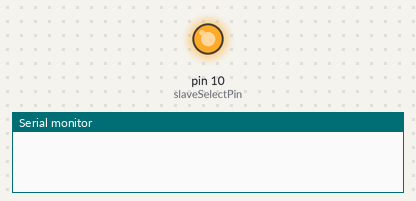
Bench run of a sketch on a simulated Arduino Uno, built with avr-gcc and run on an emulated ATmega328P. On the bench: output pins drawn as LEDs (lit = HIGH), the last lines printed to the serial monitor. At 121.0 s the program stops and its outputs stay as they are.

Above: at 0.1 s.
At 121.1 s:
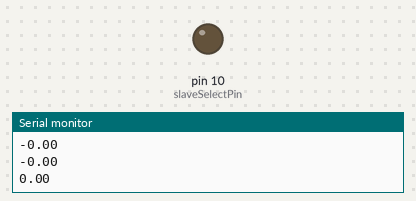
Timing chart, 0 to 122.5 s (numbered marks = the images above):
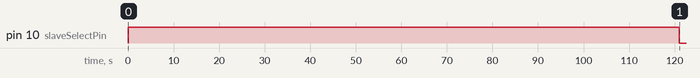

The sketch:

ACSI_Qube_Servo_2_ILC.ino
```cpp
/*
Quanser QUBE Servo Startup - ACSI

An example using the Arduino UNO board to communicate with the Quanser QUBE Servo
through the microcontroller interface panel.  This implements a pseudo-controller
to demonstrate sensor read and motor write functionality.

Select 250000 baud on the Arduino Serial Tested with Arduino Software (IDE) 1.6.7.

Original file created 2016 by Quanser Inc.
www.quanser.com

Modified for ACSI 2017 by Bin Xu
www.cmu.edu
*/

// include the QUBE Servo library
#include "QUBEServo.h"

// include ACSI_lib header
#include "ACSI_lib.h"

// include the SPI library and the math library
#include <SPI.h>
#include <math.h>

// Don't touch the setup unless you decide to use interrupts
void setup() {
  // set the slaveSelectPin as an output
  pinMode (slaveSelectPin, OUTPUT);

  // initialize SPI
  SPI.begin();

  // initialize serial communication at 250000 baud
  // (Note that 250000 baud must be selected from the drop-down list on the Arduino
  // Serial Monitor for the data to be displayed properly.)
  Serial.begin(250000);
}
bool new_ref = true; // Pre-set the new ref flag as true so we can imediately begin the controller
int counter = 0;
unsigned long PrevTime = 0;

// Used for the sine wave reference generator
float Sample_Time = 1000000;
float sin_input = 0;
float one_second = 1000000; // One second in microseconds
// We need to know how many points the sine wave should generate for a single cycle given the sample rate.
// Since we're running at 1hz we need to know how many points per second so
float ref_sample_num = one_second/Sample_Time;
// Then we know for every cycle we need to increment the sine radian input by
float sin_increment = 2*M_PI/ref_sample_num;
double Desired = 0;

// Used for the ilc part of the code
int itter_count = 0; // Counter for how many itterations we've don so far
int itter_max = 10; // We're only doing 15 itterations
int itter_length = 10; // How long each itteration is in seconds
int num_u_ilc = ref_sample_num * itter_length + 1; // How long the u_ilc array should be
float u_ilc[101] = {0}; // The u_ilc initialization
int u_ilc_count = 0; // Counter for were we are in each itteration
float Alpha = 0.1; // Learning rate
// I wonder if I'm asking too much for space of the arduino...
float err[101] = {0};
float tot_err = 0;

void loop() {

  // after the Arduino power is cycled or the reset pushbutton is pressed, call the resetQUBEServo function
  // Don't touch
  if (startup) {
    resetQUBEServo();
    startup = false;
  }

  // if the difference between the current time and the last time an SPI transaction
  // occurred is greater than the sample time, start a new SPI transaction
  // Alternatively, use a timer interrupt
  unsigned long currentMicros = micros();
  if (currentMicros - previousMicros >= sampleTime) {
    previousMicros = previousMicros + sampleTime;

  // Simple function for reading from sensors.  Data are read into global variables.  For variable definitions, see ACSI_lib.h.
  readSensors();
  /////////////////////////////////////////HALP/////////////////////////////////////

  LEDRed = 0;
  LEDBlue = 500;
  LEDGreen = 500;
  // So now we want to start the ILC part of this code.
  // First check how many itterations we've done
  if (itter_count < itter_max) {
    // If we still need to do more itterations go through the calculations

    // Now check where we are within the itteration
    if (u_ilc_count < num_u_ilc) {

      // If we have more to go within the itteration go through the motions
      // The reference generator for the sine wave at 1hz. This will generate a sine wave at 1hz regardless of the sampling time.
      Desired = sin(sin_input);
      sin_input = sin_input + sin_increment;
      Serial.println(Desired);
      // Now calculate the motorVoltage based on the current ilc
      err[u_ilc_count] = Desired - theta;
      tot_err += err[u_ilc_count];
      float Kp = 1; // Our really simple gain controller
      motorVoltage = -Kp * err[u_ilc_count] + u_ilc[u_ilc_count];
      driveMotor();
      u_ilc_count += 1;
    } else {
      // If we're at the end of the itteration increment the itter_counter and reset the u_ilc_counter
      itter_count += 1;
      u_ilc_count = 0;
      sin_input = 0;
      // Calculate the std for the error so we can then publish it.
      float mean_err = tot_err/num_u_ilc;
      float std_tot_err = 0;
      for (int a = 0; a < num_u_ilc; a++) {
        std_tot_err += pow((err[a] - mean_err), 2);
      }
      float std_almost_err = std_tot_err/num_u_ilc;
      float std_err = sqrt(std_almost_err);
      Serial.println(std_err); // Finally push the error to serial monitor
      // Calculate new u_ilc values
      for (int a = 0; a < num_u_ilc; a++) {
        u_ilc[a] += Alpha * err[a+1];
      }
      // Even though we're restarting that doesn't mean we get to not push the motors..time waits for no one!
      Desired = sin(sin_input);
      sin_input += sin_increment;
      // Now calculate the motorVoltage based on the current ilc
      err[u_ilc_count] = Desired - theta;

      tot_err = err[u_ilc_count];
      float Kp = 1; // Our really simple gain controller
      motorVoltage = -Kp * err[u_ilc_count] + u_ilc[u_ilc_count];
      driveMotor();
    }
  } else {

    // If we're done just loop forever doing nothing to not output anything
    for(;;){
//      motorVoltage  = 0;
//      driveMotor();
//      LEDRed = 500;
//      LEDBlue = 0;
//      LEDGreen = 0;
      // You have no power here hahahaha!
    }
  }

  /////////////////////////////////////////HALP/////////////////////////////////////
//
//      Desired = sin(sin_input);
//      sin_input = sin_input + sin_increment;
//      float ERROr = Desired - theta;
//      motorVoltage = -0.5*ERROr;
//      driveMotor();


  }


  // print data to the Arduino Serial Monitor in between SPI transactions
  // (Note that the Serial.print() function is time consuming.  Printing the entire
  // string at once would exceed the sample time required to balance the pendulum.)
  else {  //We're in between samples
    // only print if there's a string ready to be printed, and there's enough time before the next SPI transaction
    if ( (displayData.dDataReady) && (currentMicros - previousMicros <= (sampleTime - 100)) ) {
      // if there is room available in the serial buffer, print one character
      if(Serial.availableForWrite() > 0) {
        Serial.print(displayData.dData[displayData.dDataIndex]);
        displayData.dDataIndex = displayData.dDataIndex + 1;
        // if the entire string has been printed, clear the flag so a new string can be obtained
        if(displayData.dDataIndex == displayData.dData.length()) {
          displayData.dDataReady = false;
        }
      }
    }
  }
}
```

ACSI_lib.cpp
```cpp
/*
24-774 Advanced Control System Integration
*/

#include <Arduino.h>
#include "QUBEServo.h"
#include "ACSI_lib.h"
#include <SPI.h>
#include <math.h>

bool startup = true;  // true the first time the sketch is run after the Arduino power is cycled or the reset pushbutton is pressed

unsigned long previousMicros = 0;  // used to store the last time the SPI data was written
const long sampleTime = 1000000;  // set the sample time (the interval between SPI transactions) to 1000us = 1ms

// set pin 10 as the slave select for the Quanser QUBE
// (Note that if a different pin is used for the slave select, pin 10 should be set as
// an output to prevent accidentally putting the Arduino UNO into slave mode.)
const int slaveSelectPin = 10;

// initialize the SPI data to be written
byte mode = 1;                      // normal mode = 1
byte writeMask = B00011111;         // Bxxxxxx11 to enable the motor, Bxxx111xx to enable the LEDs, Bx11xxxxx to enable writes to the encoders
byte LEDRedMSB = 0;                 // red LED command MSB
byte LEDRedLSB = 0;                 // red LED command LSB
byte LEDGreenMSB = 0;               // green LED command MSB
byte LEDGreenLSB = 0;               // green LED command LSB
byte LEDBlueMSB = 0;                // blue LED command MSB
byte LEDBlueLSB = 0;                // blue LED command LSB
byte encoder0ByteSet[3] = {0,0,0};  // encoder0 is set to this value only when writes are enabled with writeMask
byte encoder1ByteSet[3] = {0,0,0};  // encoder1 is set to this value only when writes are enabled with writeMask
byte motorMSB = 0x80;               // motor command MSB must be B1xxxxxxx to enable the amplifier
byte motorLSB = 0;                  // motor command LSB

// initialize the SPI data to be read
byte moduleIDMSB = 0;               // module ID MSB (module ID for the QUBE Servo is 777 decimal)
byte moduleIDLSB = 0;               // module ID LSB
byte encoder0Byte[3] = {0,0,0};     // arm encoder counts
byte encoder1Byte[3] = {0,0,0};     // pendulum encoder counts
byte tach0Byte[3] = {0,0,0};        // arm tachometer
byte moduleStatus = 0;              // module status (the QUBE Servo sends status = 0 when there are no errors)
byte currentSenseMSB = 0;           // motor current sense MSB
byte currentSenseLSB = 0;           // motor current sense LSB

// global variables for LED intensity (999 is maximum intensity, 0 is off)
int LEDRed = 0;
int LEDGreen = 0;
int LEDBlue = 0;

// Setup global variables for wrap up function
float alpha = 0.0;  // pendulum angle in radians
float theta = 0.0;  // arm angle in radians
float currentSense = 0.0;
int moduleID = 0;

float motorVoltage = 0.0;

//Setup serial builder
Display displayData;

void readSensors() {
  // initialize the SPI bus using the defined speed, data order and data mode
    SPI.beginTransaction(SPISettings(1000000, MSBFIRST, SPI_MODE2));
    // take the slave select pin low to select the device
    digitalWrite(slaveSelectPin, LOW);

    // send and receive the data via SPI (except for the motor command, which is sent after the pendulum control code)
    moduleIDMSB = SPI.transfer(mode);                    // read the module ID MSB, send the mode
    moduleIDLSB = SPI.transfer(0);                       // read the module ID LSB
    encoder0Byte[2] = SPI.transfer(writeMask);           // read encoder0 byte 2, send the write mask
    encoder0Byte[1] = SPI.transfer(LEDRedMSB);           // read encoder0 byte 1, send the red LED MSB
    encoder0Byte[0] = SPI.transfer(LEDRedLSB);           // read encoder0 byte 0, send the red LED LSB
    encoder1Byte[2] = SPI.transfer(LEDGreenMSB);         // read encoder1 byte 2, send the green LED MSB
    encoder1Byte[1] = SPI.transfer(LEDGreenLSB);         // read encoder1 byte 1, send the green LED LSB
    encoder1Byte[0] = SPI.transfer(LEDBlueMSB);          // read encoder1 byte 0, send the blue LED MSB
    tach0Byte[2] = SPI.transfer(LEDBlueLSB);             // read tachometer0 byte 2, send the blue LED LSB
    tach0Byte[1] = SPI.transfer(encoder0ByteSet[2]);     // read tachometer0 byte 1, send encoder0 byte 2
    tach0Byte[0] = SPI.transfer(encoder0ByteSet[1]);     // read tachometer0 byte 0, send encoder0 byte 1
    moduleStatus = SPI.transfer(encoder0ByteSet[0]);     // read the status, send encoder0 byte 0
    currentSenseMSB = SPI.transfer(encoder1ByteSet[2]);  // read the current sense MSB, send encoder1 byte 2
    currentSenseLSB = SPI.transfer(encoder1ByteSet[1]);  // read the current sense LSB, send encoder1 byte 1
    SPI.transfer(encoder1ByteSet[0]);                    // send encoder1 byte 0

    // combine the received bytes to assemble the sensor values

    /*Module ID*/
    moduleID = (moduleIDMSB << 8) | moduleIDLSB;

    /*Motor Encoder Counts*/
    long encoder0 = ((long)encoder0Byte[2] << 16) | (long)(encoder0Byte[1] << 8) | encoder0Byte[0];
    if (encoder0 & 0x00800000) {
      encoder0 = encoder0 | 0xFF000000;
    }
    // convert the arm encoder counts to angle theta in radians
    theta = (float)encoder0 * (-2.0 * M_PI / 2048);

    /*Pendulum Encoder Counts*/
    long encoder1 = ((long)encoder1Byte[2] << 16) | (long)(encoder1Byte[1] << 8) | encoder1Byte[0];
    if (encoder1 & 0x00800000) {
      encoder1 = encoder1 | 0xFF000000;
    }
    // wrap the pendulum encoder counts when the pendulum is rotated more than 360 degrees
    encoder1 = encoder1 % 2048;
    if (encoder1 < 0) {
      encoder1 = 2048 + encoder1;
    }
    // convert the pendulum encoder counts to angle alpha in radians
    alpha = (float)encoder1 * (2.0 * M_PI / 2048) - M_PI;

    /*Current Sense Value*/
    currentSense = (currentSenseMSB << 8) | currentSenseLSB;
}

void driveMotor() {
    // convert the analog value to the PWM duty cycle that will produce the same average voltage
    float motorPWM = motorVoltage * (625.0 / 15.0);

    int motor = (int)motorPWM;  // convert float to int (2 bytes)
    motor = motor | 0x8000;  // motor command MSB must be B1xxxxxxx to enable the amplifier
    motorMSB = (byte)(motor >> 8);
    motorLSB = (byte)(motor & 0x00FF);

  // convert the LED intensities to MSB and LSB
    LEDRedMSB = (byte)(LEDRed >> 8);
    LEDRedLSB = (byte)(LEDRed & 0x00FF);
    LEDGreenMSB = (byte)(LEDGreen >> 8);
    LEDGreenLSB = (byte)(LEDGreen & 0x00FF);
    LEDBlueMSB = (byte)(LEDBlue >> 8);
    LEDBlueLSB = (byte)(LEDBlue & 0x00FF);

    // send the motor data via SPI
    SPI.transfer(motorMSB);
    SPI.transfer(motorLSB);

    // take the slave select pin high to de-select the device
    digitalWrite(slaveSelectPin, HIGH);
    SPI.endTransaction();
}

// This function is used to clear the stall error and reset the encoder values to 0.
// The motor and LEDs are turned off when this function is called.
void resetQUBEServo() {

  // enable the motor and LEDs, and enable writes to the encoders
  writeMask = B01111111;

  // turn off the LEDs
  LEDRedMSB = 0;
  LEDRedLSB = 0;
  LEDGreenMSB = 0;
  LEDGreenLSB = 0;
  LEDBlueMSB = 0;
  LEDBlueLSB = 0;

  // reset the encoder values to 0
  encoder0ByteSet[2] = 0;
  encoder0ByteSet[1] = 0;
  encoder0ByteSet[0] = 0;
  encoder1ByteSet[2] = 0;
  encoder1ByteSet[1] = 0;
  encoder1ByteSet[0] = 0;

  // turn off the motor, and clear the stall error by disabling the amplifier
  motorMSB = 0;  // motor command MSB is B0xxxxxxx to disable the amplifier
  motorLSB = 0;

  // initialize the SPI bus using the defined speed, data order and data mode
  SPI.beginTransaction(SPISettings(1000000, MSBFIRST, SPI_MODE2));
  digitalWrite(slaveSelectPin, HIGH);  // take the slave select pin high to de-select the device
  digitalWrite(slaveSelectPin, LOW);   // take the slave select pin low to select the device

  // send and receive the data via SPI
  moduleIDMSB = SPI.transfer(mode);                    // read the module ID MSB, send the mode
  moduleIDLSB = SPI.transfer(0);                       // read the module ID LSB
  encoder0Byte[2] = SPI.transfer(writeMask);           // read encoder0 byte 2, send the write mask
  encoder0Byte[1] = SPI.transfer(LEDRedMSB);           // read encoder0 byte 1, send the red LED MSB
  encoder0Byte[0] = SPI.transfer(LEDRedLSB);           // read encoder0 byte 0, send the red LED LSB
  encoder1Byte[2] = SPI.transfer(LEDGreenMSB);         // read encoder1 byte 2, send the green LED MSB
  encoder1Byte[1] = SPI.transfer(LEDGreenLSB);         // read encoder1 byte 1, send the green LED LSB
  encoder1Byte[0] = SPI.transfer(LEDBlueMSB);          // read encoder1 byte 0, send the blue LED MSB
  tach0Byte[2] = SPI.transfer(LEDBlueLSB);             // read tachometer0 byte 2, send the blue LED LSB
  tach0Byte[1] = SPI.transfer(encoder0ByteSet[2]);     // read tachometer0 byte 1, send encoder0 byte 2
  tach0Byte[0] = SPI.transfer(encoder0ByteSet[1]);     // read tachometer0 byte 0, send encoder0 byte 1
  moduleStatus = SPI.transfer(encoder0ByteSet[0]);     // read the status, send encoder0 byte 0
  currentSenseMSB = SPI.transfer(encoder1ByteSet[2]);  // read the current sense MSB, send encoder1 byte 2
  currentSenseLSB = SPI.transfer(encoder1ByteSet[1]);  // read the current sense LSB, send encoder1 byte 1
  SPI.transfer(encoder1ByteSet[0]);                    // send encoder1 byte 0
  SPI.transfer(motorMSB);                              // send the motor MSB
  SPI.transfer(motorLSB);                              // send the motor LSB

  digitalWrite(slaveSelectPin, HIGH);  // take the slave select pin high to de-select the device
  SPI.endTransaction();

  writeMask = B00011111;  // enable the motor and LEDs, disable writes to the encoders
  motorMSB = 0x80;  // enable the amplifier
}
```

QUBEServo.h
```cpp
/*
Quanser QUBE Servo Header

Created 2016 by Quanser Inc.
www.quanser.com
*/

#ifndef QUBEServo_h
#define QUBEServo_h

class Display
{
public:
	Display(); //Build the display class
	void buildString(float theta, float alpha, float currentSense, int moduleID, int moduleStatus); //Create the data string
	String dData;  // string that will be printed to the Arduino Serial Monitor
	boolean dDataReady;  // true when there is a string ready to be printed
	int dDataIndex;  // used to print the string one character at a time
private:
	void reset(int moduleID, int moduleStatus); //reset the data string
};
#endif
```

Source omitted: ACSI_lib.h (2801 bytes), QUBEServo.cpp (2532 bytes)

Measured:
- by itself, pin 10 (slaveSelectPin): LOW → HIGH at 0.00 s, → LOW 121 s later
